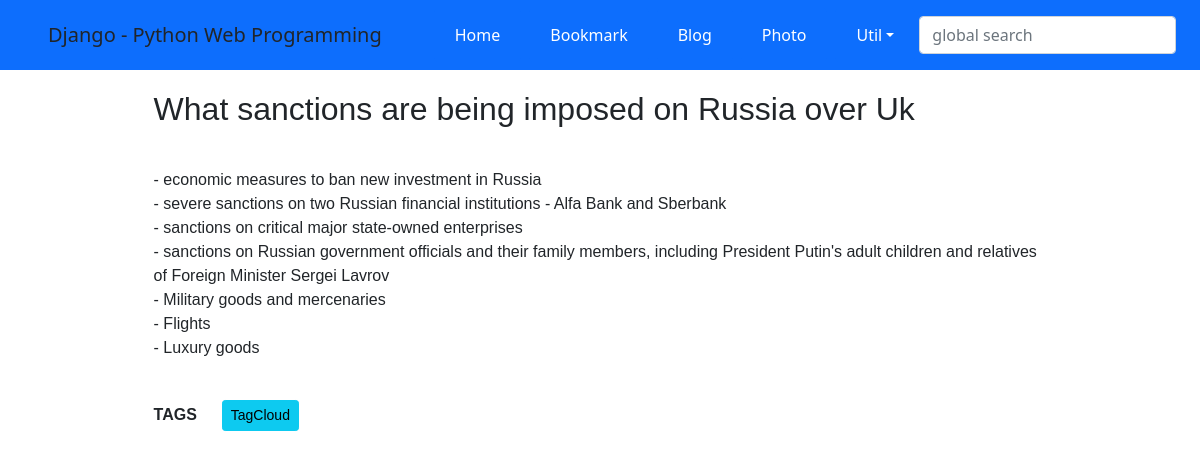
/blog/post/what-sanctions-are-being-imposed-on-russia-over-uk/, run on the app's committed database.
### blog/models.py (models this page shows, shortened)
class Post(models.Model):
    title = models.CharField(verbose_name='TITLE', max_length=50)
    slug = models.SlugField('SLUG', unique=True, allow_unicode=True, help_text='one word for title alais.')
    description = models.CharField('DESCRIPTION', max_length=100, blank=True, help_text='simple description text.')
    content = models.TextField('CONTENT')
    create_dt = models.DateTimeField('CREATE DATE', auto_now_add=True)
    modify_dt = models.DateTimeField('MODIFY DATE', auto_now=True)
    tags = TaggableManager(blank=True)
    class Meta:
        verbose_name = 'post'
        verbose_name_plural = 'posts'
        db_table = 'blog_posts'
        ordering = ('-modify_dt',)
    def get_absolute_url(self): # 이 메소드가 정의된 객체를 지칭하는 URL 반환.
        return reverse('blog:post_detail', args=(self.slug,))

### blog/views.py (the view)
# urls.py: re_path(r'^post/(?P<slug>[-\w]+)/$', views.PostDV.as_view(), name='post_detail'),
class PostDV(DetailView):
    model = Post
    def get_context_data(self, **kwargs):
        context = super().get_context_data(**kwargs)
        context['disqus_short'] = f"{settings.DISQUS_SHORTNAME}"
        context['disqus_id'] = f"post-{self.object.id}-{self.object.slug}"
        context['disqus_url'] = f"{settings.DISQUS_MY_DOMAIN}{self.object.get_absolute_url()}"
        context['disqus_title'] = f"{self.object.slug}"
        return context

### blog/templates/blog/post_detail.html (shortened to what this page needs)
{% extends "base.html" %}
{% block content %}
<div class="post-body">
<div id="content">
<h2>{{ object.title }}</h2>
<br>
<div class="body">
    {{ object.content|linebreaks }}
</div>
<br>
<div>
    <b>TAGS</b>
    {% load taggit_templatetags2_tags %}
    <a href="{% url 'blog:tag_cloud' %}"><span class="btn btn-info btn-sm">TagCloud</span></a>
</div>
<br>
{% endblock %}

### blog/templates/blog/post_detail.html (style rules this page uses)
.post-body { width: 80%; margin: auto; font-family: "Lucida Grande", Verdana, Arial, sans-serif; font-size: 16px; }

### data on the page
Post: title "What sanctions are being imposed on Russia over Uk", content "- economic measures to ban new investment in Russia - severe sanctions on two Russian financial institutions - Alfa Bank and Sberbank - sanctions on critical major state-owned enterprises - sanctions on Russian government officials and their family members, including President Putin's adult children and relatives of Foreign Minister Sergei Lavrov - Military goods and mercenaries - Flights - Luxury goods"
